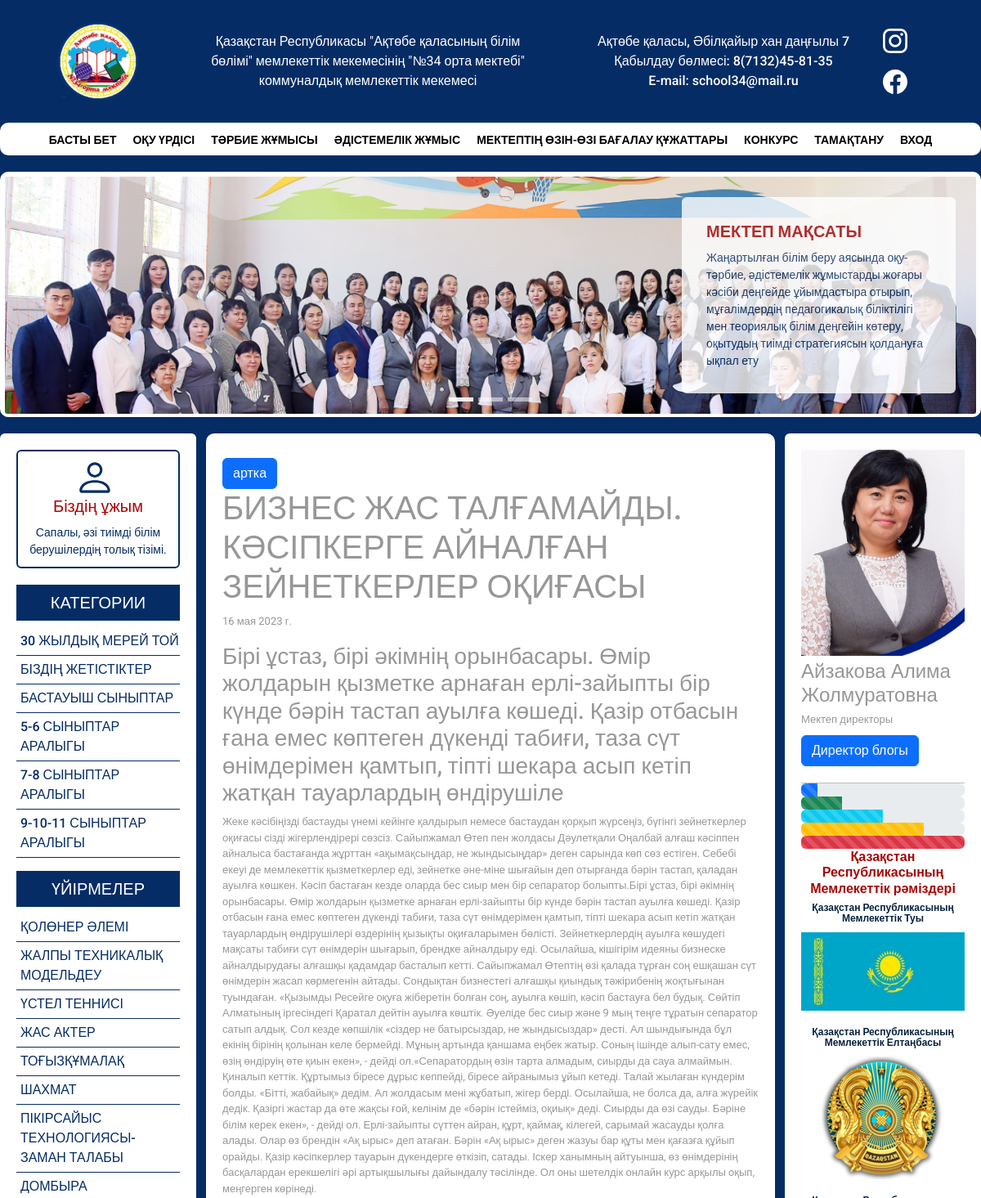
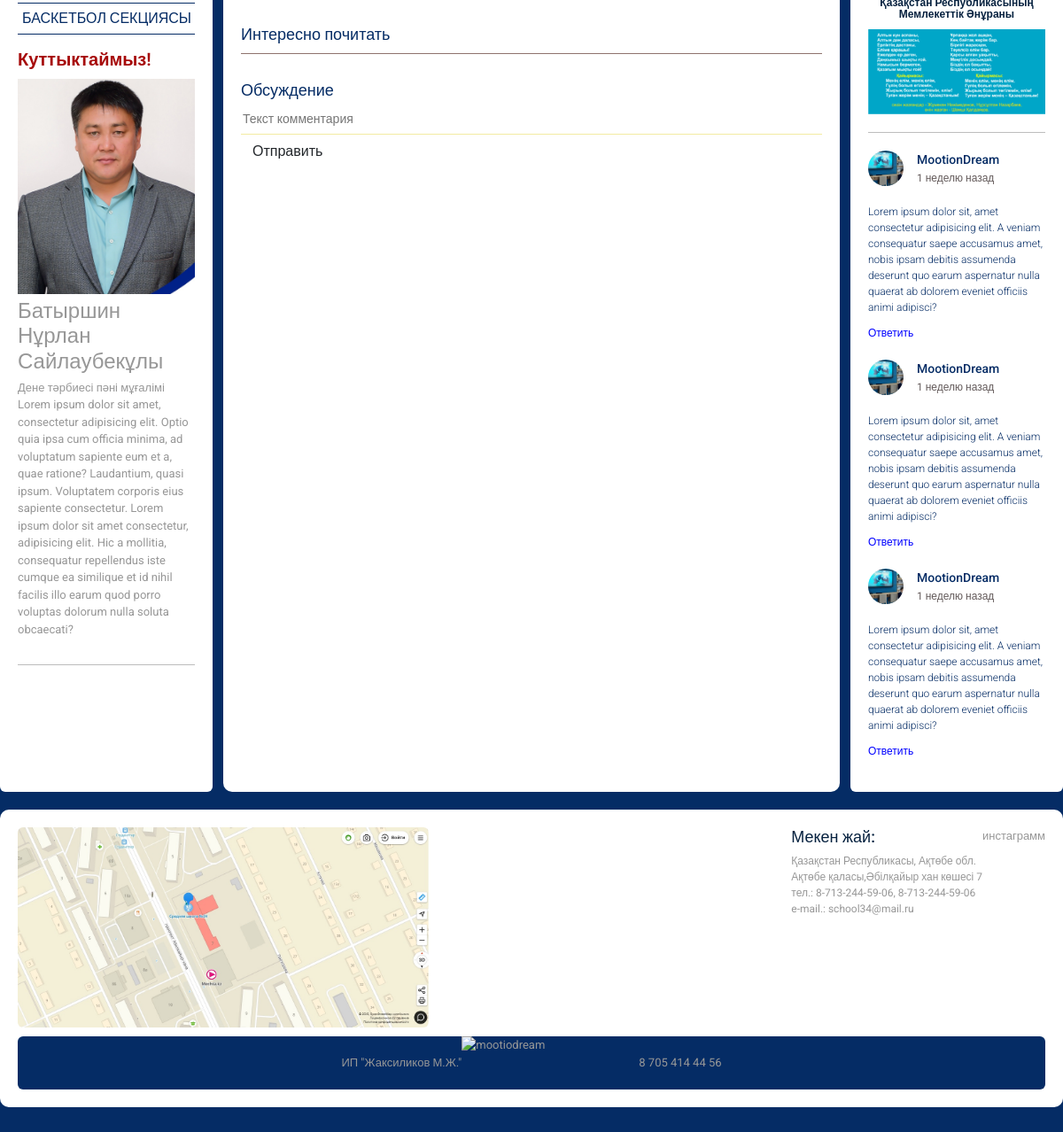
Screenshot of /news/1 with the database file from the repository (2 pictures, top to bottom).
### news/models.py (models this page shows, shortened)
class Articles(models.Model):
    title = models.CharField('Название', max_length=150)
    anons = models.CharField('Анонс', max_length=250)
    Full_text = models.TextField('Содержание')
    data = models.DateField('Дата публикаций')
    class Meta:
        verbose_name = 'Новость'
        verbose_name_plural = 'Новости'

### news/views.py (the view)
# urls.py: path('<int:pk>', views.NewDetailView.as_view(), name='news_detailview'),
class NewDetailView(DetailView):
    model = Articles
    template_name = 'news/Detail_View.html'
    context_object_name = 'article'

### news/Templates/news/Detail_View.html (shortened to what this page needs)
{% extends 'main/layout.html' %}
{% load static %}
{% block content %}
<a class="btn btn-primary" href="{% url 'news_home' %}" type="button">артка</a>
	<h1>{{ article.title }}</h1>
    <p>{{ article.data }}</p>
    <h3>{{ article.anons }}</h3>
    <p>{{ article.Full_text }}</p>
    {% include 'news/related.html' %}
    <h3 class="postsub__title">Обсуждение</h3>
    <form class="form" action="/" method="post">
        <div class="form__group">
            <textarea class="form__control" name="comment-text" placeholder="Текст комментария" data-autoresize></textarea>
        </div>
        <button class="btn btn--blue btn--rounded" type="submit">Отправить</button>
    </form>
    </div>
{% endblock %}

### main/static/main/css/style.css (style rules this page uses)
*, *::before, *::after { box-sizing: border-box; }
input, button, textarea, select { font: inherit; }
body { display: block; margin:0 auto; padding:0; font-size:13px; font-family:'Roboto', sans-serif; color:#979797; background-color: #052C65; width: 100%; max-width: 1200px; justify-content: center; }
.postsub__title { color: #052C65; font-size: 18px; font-weight: 500; margin: 30px 15px 10px 0; }
.form { padding-bottom: 20px; }
.form__control { display: block; width: 100%; height: 30px; font-family: inherit; font-size: 14px; color: #fff; background: transparent; resize: none; border: none; outline: 0; border-bottom: 1px solid #f3eba2; margin-bottom: 0; }
.btn--rounded { border-radius: 7px; }

### rows the page displays
Articles: title "БИЗНЕС ЖАС ТАЛҒАМАЙДЫ. КӘСІПКЕРГЕ АЙНАЛҒАН ЗЕЙНЕТКЕРЛЕР ОҚИҒАСЫ", data "16 мая 2023 г.", anons "Бірі ұстаз, бірі әкімнің орынбасары. Өмір жолдарын қызметке арнаған ерлі-зайыпты бір күнде бәрін тастап ауылға көшеді. Қазір отбасын ғана емес көптеген дүкенді табиғи, таза сүт өнімдерімен қамтып, тіпті шекара асып кетіп жатқан тауарлардың өндірушіле", Full_text "Жеке кәсібіңізді бастауды үнемі кейінге қалдырып немесе бастаудан қорқып жүрсеңіз, бүгінгі зейнеткерлер оқиғасы сізді жігерлендірері сөзсіз. Сайыпжамал Өтеп пен жолдасы Дәулетқали Оңалбай алғаш кәсіппен айналыса бастағанда жұрттан «ақымақсыңдар, не жындысыңдар» деген сарында көп сөз естіген. Себебі екеуі де мемлекеттік қызметкерлер еді, зейнетке әне-міне шығайын деп отырғанда бәрін тастап, қаладан ауылға көшкен. Кәсіп бастаған кезде оларда бес сиыр мен бір сепаратор болыпты.Бірі ұстаз, бірі әкімнің орынбасары. Өмір жолдарын қызметке арнаған ерлі-зайыпты бір күнде бәрін тастап ауылға көшеді. Қазір отбасын ғана емес көптеген дүкенді табиғи, таза сүт өнімдерімен қамтып, тіпті шекара асып кетіп…"
